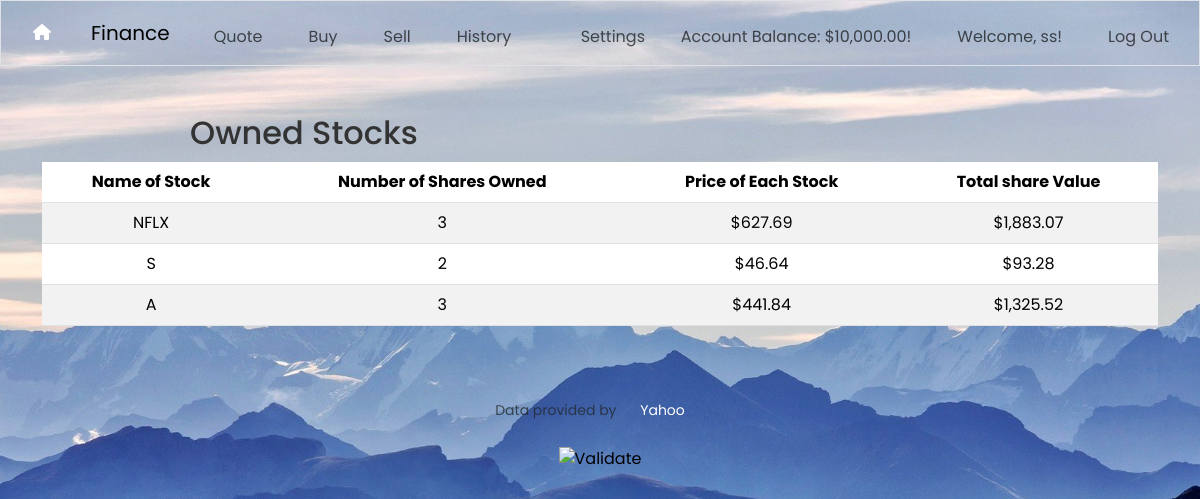
The page /trade (signed in) on the database its author committed.
### tables this page shows
CREATE TABLE users (id INTEGER PRIMARY KEY AUTOINCREMENT NOT NULL, username TEXT NOT NULL, hash TEXT NOT NULL, cash NUMERIC NOT NULL DEFAULT 10000.00);

CREATE TABLE 'purchases' ('ID' INTEGER PRIMARY KEY AUTOINCREMENT NOT NULL, 'user_ID' INTEGER NOT NULL, 'share_name' TEXT NOT NULL, 'number_of_shares' INTEGER NOT NULL, 'total_price' NUMERIC NOT NULL, 'date_of_purchase' DATETIME NOT NULL);

### app.py (the view)
@app.route("/trade")
@login_required
def trade():
    owned_stocks = db.execute("SELECT * FROM purchases WHERE user_ID=?", session["user_id"])
    balance = db.execute("SELECT cash FROM users WHERE id=?", session["user_id"])
    return render_template("index.html", owned_stocks=owned_stocks, balance=balance)

### app.py (called while the page is built)
@app.after_request
def after_request(response):
    response.headers["Cache-Control"] = "no-cache, no-store, must-revalidate"
    response.headers["Expires"] = 0
    response.headers["Pragma"] = "no-cache"
    return response

### helpers.py (called while the page is built)
def login_required(f):
    @wraps(f)
    def decorated_function(*args, **kwargs):
        if session.get("user_id") is None:
            return redirect("/login")
        return f(*args, **kwargs)
    return decorated_function

def usd(value):
    return f"${value:,.2f}"

### templates/index.html (shortened to what this page needs)
{% extends "layout.html" %}
{% block main %}
    <h2>Owned Stocks</h2>
    <br>
    <table class="table table-striped">
        <thead class="thead-dark">
            <tr>
                <th>Name of Stock</th>
                <th>Number of Shares Owned</th>
                <th>Price of Each Stock</th>
                <th>Total share Value</th>
            </tr>
        </thead>
        <tbdody>
            {% for owned_stock in owned_stocks %}
            <tr>
                <td>{{ owned_stock.share_name }}</td>
                <td>{{ owned_stock.number_of_shares }}</td>
                <td>{{ owned_stock.total_price | usd }}</td>
                <td>{{ (owned_stock.total_price * owned_stock.number_of_shares) | usd  }}</td>
            </tr>
            {% endfor %}
         </tbdody>
    </table>
{% endblock %}

### templates/layout.html (shortened to what this page needs)
<!DOCTYPE html>
<html lang="en">
    <head>
        <link href="https://cdn.jsdelivr.net/npm/bootstrap@5.3.2/dist/css/bootstrap.min.css" rel="stylesheet">
        <link rel="stylesheet" href="https://cdnjs.cloudflare.com/ajax/libs/font-awesome/6.0.0-beta3/css/all.min.css">
        <link rel="stylesheet" href="../static/style.css">
    </head>
    <body>
        <nav class="nav border navbar navbar-expand-md navbar-light">
            <div class="container-fluid">
                <a href="/" class="git"><i class="fa-solid fa-house"></i></a>
                <a class="navbar-brand" href="/trade"> <span class="red">Finance</span></a>
                <div class="collapse navbar-collapse" id="navbar">
                    {% if session["user_id"] %}
                        <ul class="navbar-nav me-auto mt-2">
                            <li class="nav-item "><a class="nav-link {% if active_tab == 'quote' %}active{% endif %}" href="/quote">Quote</a></li>
                            <li class="nav-item"><a class="nav-link {% if active_tab == 'buy' %}active{% endif %}" href="/buy">Buy</a></li>
                            <li class="nav-item"><a class="nav-link {% if active_tab == 'sell' %}active{% endif %}" href="/sell">Sell</a></li>
                            <li class="nav-item"><a class="nav-link {% if active_tab == 'history' %}active{% endif %}" href="/history">History</a></li>
                        </ul>
                        <ul class="navbar-nav ms-auto mt-2">
                            <div class="icon">
                                <li class="nav-item"><a class="nav-link">Settings<a></li>
                            </div>
                            <li class="nav-item"><a class="nav-link">Account Balance: {{ balance[0]['cash']| usd }}!</a></li>
                            <li class="nav-item"><a class="nav-link">Welcome, {{ session["username"] }}!</a></li>
                            <li class="nav-item"><a class="nav-link" href="/logout">Log Out</a></li>
                        </ul>
                    {% else %}
                        <ul class="navbar-nav ms-auto mt-2">
                            <li class="nav-item"><a class="nav-link" href="/register">Register</a></li>
                            <li class="nav-item"><a class="nav-link" href="/login">Log In</a></li>
                        </ul>
                    {% endif %}
                </div>
            </div>
        </nav>
        <main class="container py-5 text-center">
            {% block main %}{% endblock %}
        </main>
        <footer class="mb-5">
            <p class="mb-3 small text-center text-muted">
                Data provided by <a href="https://finance.yahoo.com/">Yahoo</a>
            </p>
            <form action="https://validator.w3.org/check" class="text-center" enctype="multipart/form-data" method="post" target="_blank">
                <input alt="Validate" src="/static/I_heart_validator.png" type="image">
            </form>
        </footer>
    </body>
</html>

### static/style.css (style rules this page uses)
body { font-family: 'Poppins', sans-serif; margin: 0; padding: 0; background-image: url('images/background.jpg'); background-size: cover; background-position: center; color: #333; height: 100vh; }
nav { display: flex; align-items: center; justify-content: space-between; }
ul { list-style-type: none; display: flex; gap: 20px; }
li { margin-right: 10px; }
a { text-decoration: none; color: #fff; }
main { display: flex; flex-wrap: wrap; justify-content: space-around; padding: 20px; }
h1, h2 { color: #333; margin-bottom: 10px; text-align: center; }
p { color: black; font-size: 16px; line-height: 1.5; margin-bottom: 20px; }
a { border-radius: 25px; color: #fff; display: inline-block; padding: 10px 20px; text-decoration: none; transition: background-color 0.3s ease; }
.nav .git { background-color: transparent; }

### templates/layout.html (style rules this page uses)
.icon { position: absolute; transform: translateX(-100px); display: inline-block; cursor: help; }
.dropdown-menu a { color: black; padding: 12px 16px; text-decoration: none; display: block; }
body { background-image: url(../static/images/background.jpg); background-size: cover; background-position: top; }

### rows shown on the page
users: cash "$10,000.00"
purchases: share_name "NFLX", number_of_shares "3", total_price "$627.69", total_price+number_of_shares "$1,883.07"
purchases: share_name "S", number_of_shares "2", total_price "$46.64", total_price+number_of_shares "$93.28"
purchases: share_name "A", number_of_shares "3", total_price "$441.84", total_price+number_of_shares "$1,325.52"

### other values the page prints
{{ session["username"] }} "ss"
